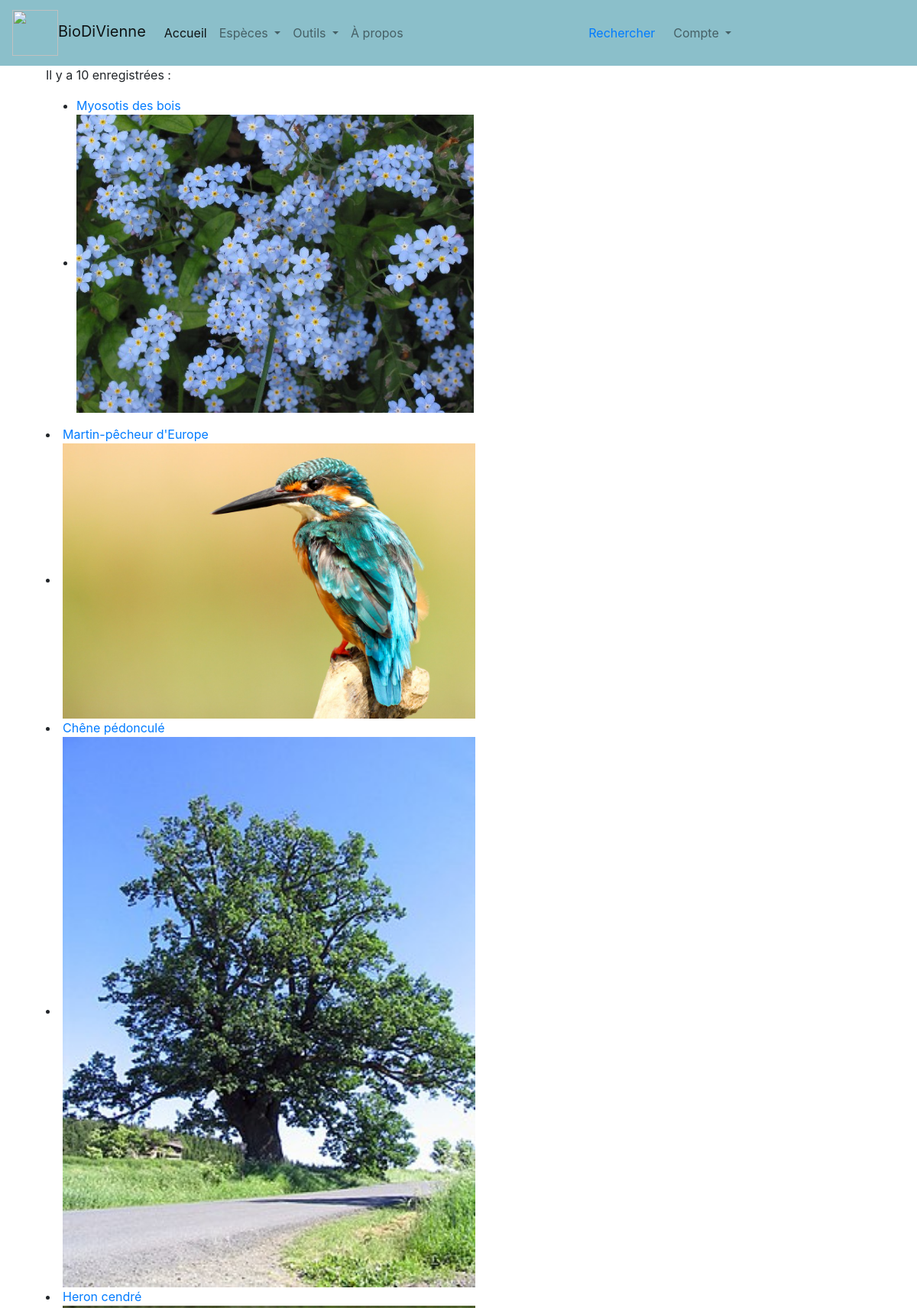
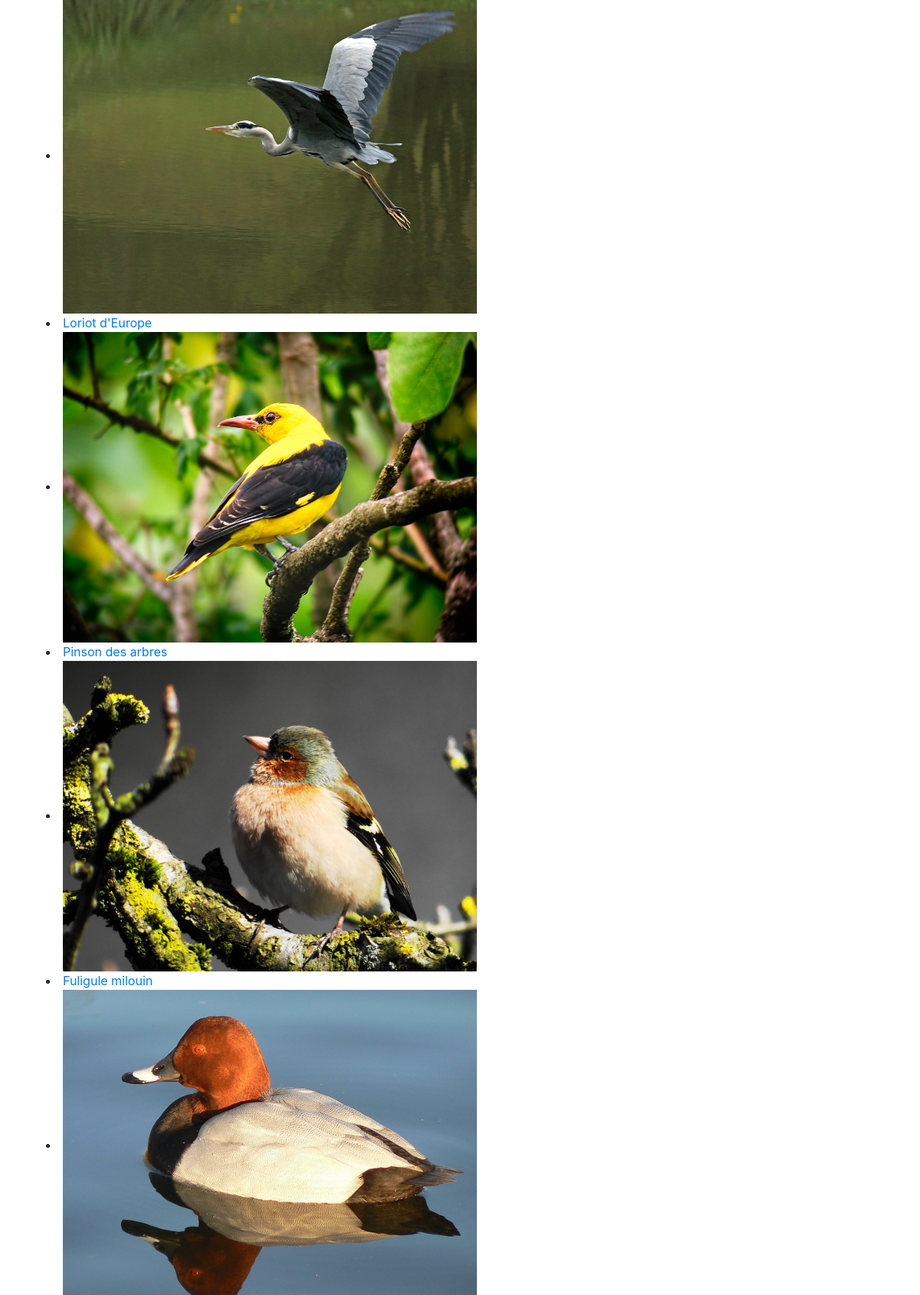
The page / (upper part) on the database its author committed (2 pictures, top to bottom).
### app17OK.py (models this page shows)
class Espece(db.Model):
    id = db.Column(db.Integer, unique=True, nullable=False, primary_key=True, autoincrement=True)
    fichier = db.Column(db.Text, unique=True, nullable=False)
    regne = db.Column(db.Text, nullable=False) #peut-être faire du booléen 0=vegetal et 1=animal ?
    nom_vernaculaire = db.Column(db.Text)
    nom_latin = db.Column(db.Text)
    description = db.Column(db.Text)
    preoccupation = db.Column(db.Text) #faire liste selon LRN ou LRR avec lettres déroulantes

### app17OK.py (the view)
@app.route("/")
def accueil_(exemple=None):
    especes = Espece.query.all()
    return render_template("accueil4.html", especes=especes)

### templates/accueil4.html (shortened to what this page needs)
{% extends "conteneur3.html" %}
{% block corps %}
	<p>{% if especes %}
        Il y a {{ especes|length }} enregistrées :
        <ul>
            {% for espece in especes %}
            <li><a href="{{url_for('espece', id=espece.id)}}">{{espece.nom_vernaculaire}}</a></li>
            <li><img src=/display/{{espece.fichier}} width="50%"></li>
        </ul>
        {% endfor %}
        {% endif %}
    </p>
{% endblock %}

### rows shown on the page
Espece: nom_vernaculaire "Myosotis des bois", fichier (picture)
Espece: nom_vernaculaire "Martin-pêcheur d'Europe", fichier (picture)
Espece: nom_vernaculaire "Chêne pédonculé", fichier (picture)
Espece: nom_vernaculaire "Heron cendré", fichier (picture)
Espece: nom_vernaculaire "Loriot d'Europe", fichier (picture)
Espece: nom_vernaculaire "Pinson des arbres", fichier (picture)
Espece: nom_vernaculaire "Fuligule milouin", fichier (picture)

### other values the page prints
{{ especes|length }} "10"
